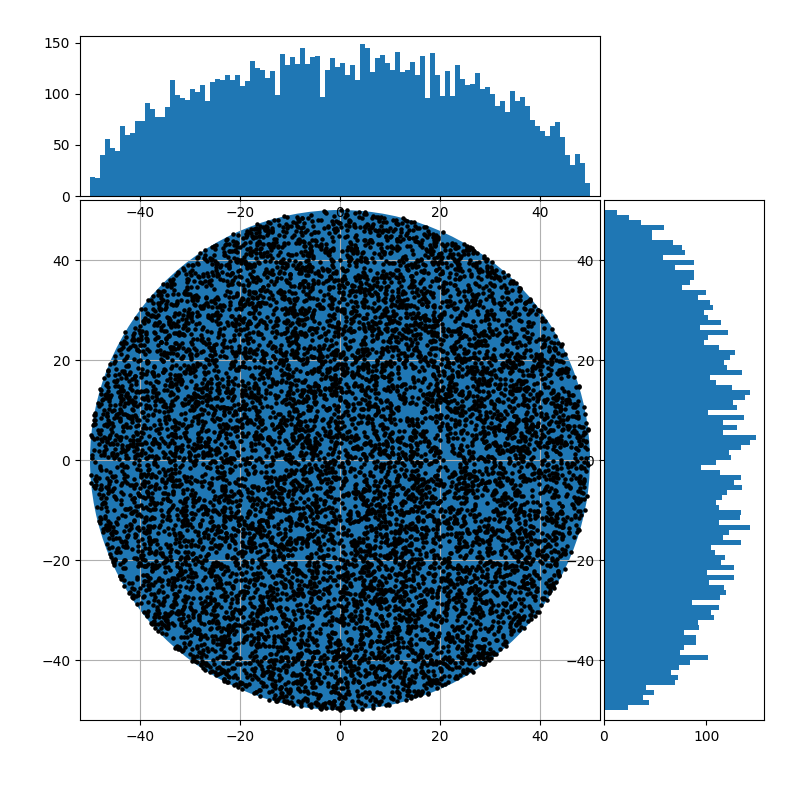

Here is the Python script that generated this plot:
"""연습문제 30
break 문을 사용하지 않고 단위 원판 위에 무작위로 분산된 점을 생성하는 프로그램을 작성하라.
여러분이 작성한 코드와 이번 절에서 설명한 코드를 비교하라.
-> 현재 구현한 코드는 균등하게 분산된 점이 아님
"""
import random
import math
import numpy as np
import matplotlib.pyplot as plt


def get_dir() -> int:
    """절반의 확률로 각각 1, -1 리턴"""
    n = random.random()
    if n < 0.5:
        return -1
    return 1


def create_point_me(r: int):
    x = get_dir() * random.random() * r
    y = get_dir() * random.random() * math.sqrt(r ** 2 - x * x)
    return (x, y)


def create_point(r: int) -> tuple:
    while True:
        x = get_dir() * random.random() * r
        y = get_dir() * random.random() * r
        if x * x + y * y <= r * r:
            break

    return (x, y)


repeat = 10000
r = 50

points = []
x = []
y = []
for _ in range(repeat):
    # 무작위 좌표 생성 (x^2 + y^2 <= r^2, -r <= x <= r)
    temp_x, temp_y = create_point(r)
    x.append(temp_x)
    y.append(temp_y)

# definitions for the axes
left, width = 0.1, 0.65
bottom, height = 0.1, 0.65
spacing = 0.005


rect_scatter = [left, bottom, width, height]
rect_histx = [left, bottom + height + spacing, width, 0.2]
rect_histy = [left + width + spacing, bottom, 0.2, height]

# start with a square Figure
fig = plt.figure(figsize=(8, 8))

ax = fig.add_axes(rect_scatter)
ax.set_xlim((-r - 2, r + 2))
ax.set_ylim((-r - 2, r + 2))
ax.grid(True)
ax_histx = fig.add_axes(rect_histx, sharex=ax)
ax_histy = fig.add_axes(rect_histy, sharey=ax)

# draw circle
circle = plt.Circle((0, 0), r)
ax.add_artist(circle)

# draw points
ax.scatter(x, y, color='black', zorder=2, s=5)

# now determine nice limits by hand:
binwidth = 1
xymax = max(max(x), max(y))
lim = (int(xymax/binwidth) + 1) * binwidth

bins = np.arange(-lim, lim + binwidth, binwidth)
ax_histx.hist(x, bins=bins)
ax_histy.hist(y, bins=bins, orientation='horizontal')

fig.savefig("prac_30.png")
